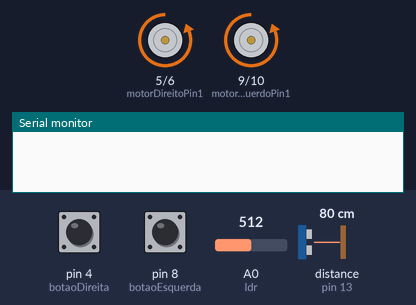
This sketch was run on a simulated Arduino Uno, built with avr-gcc and run on an emulated ATmega328P. On the bench: motor-driver pin pairs drawn as motors (green arrow = first pin HIGH = forward, orange = second pin HIGH = backward, longer = more drive), the last lines printed to the serial monitor. The inputs (shaded band) are chosen by the test bench; at power-on: distance to the obstacle (sensor on pin 13) 80 cm, pin 8 (botaoEsquerda) LOW, A0 (ldr) = 512, pin 4 (botaoDireita) LOW. The echo pulse lasts 58.3 µs per cm.

Above: at 1.2 s.
1.3 s: distance to the obstacle (sensor on pin 13) set to 16 cm
2.8 s: distance to the obstacle (sensor on pin 13) set to 13 cm
At 3.2 s:
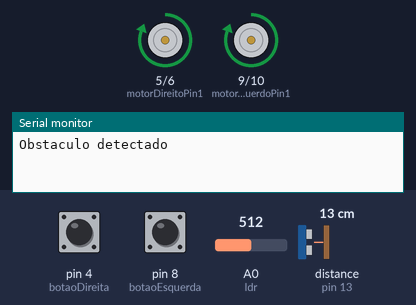
5.8 s: pin 8 (botaoEsquerda) pulled HIGH for 1 s
At 6.67 s:
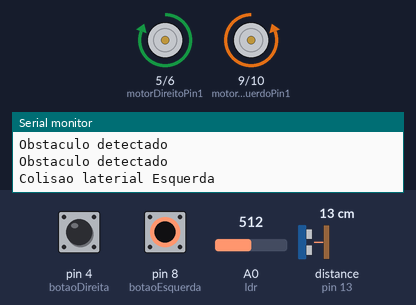
8.8 s: A0 (ldr) set to 887
11.8 s: A0 (ldr) set to 912
At 13.2 s:
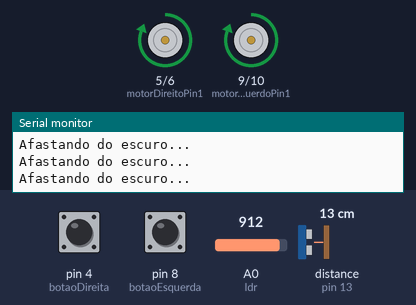
Timing chart, 0 to 14.8 s (numbered marks = the images above; inputs shaded):
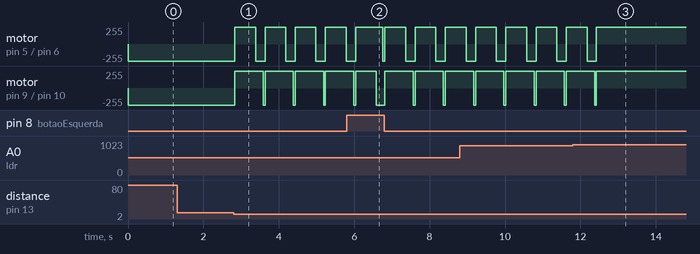

The sketch:

Robot01.ino
```cpp
#include <Ultrasonic.h>

#define echoPin 13
#define trigPin 12

const int botaoEsquerda = 8;
const int botaoDireita = 4;

int motorDireitoPin1 = 5;
int motorDireitoPin2 = 6;

int motorEsquerdoPin1 = 9;
int motorEsquerdoPin2 = 10;

int ldr = 0;

Ultrasonic distancia(12,13);

void setup() {
  Serial.begin(9600);
  pinMode(echoPin, INPUT);
  pinMode(trigPin, OUTPUT);

  pinMode(motorDireitoPin1, OUTPUT);
  pinMode(motorDireitoPin2, OUTPUT);

  pinMode(motorEsquerdoPin1, OUTPUT);
  pinMode(motorEsquerdoPin2, OUTPUT);

  pinMode(botaoEsquerda, INPUT);
  pinMode(botaoDireita, INPUT);
}

void loop() {

  if (digitalRead(botaoDireita) == HIGH) {
    Serial.println("Colisao laterial Direita");
    roboRe();
    delay(500);
    roboReEsquerda();
    delay(125);
    roboFrente();
  }

  if (digitalRead(botaoEsquerda) == HIGH) {
    Serial.println("Colisao laterial Esquerda");
    roboRe();
    delay(500);
    roboReDireita();
    delay(125);
    roboFrente();
  }

  if (leLuminosidade() > 900) {
    Serial.println("Luninosidade baixa detectada");
    while(leLuminosidade() > 900) {
      Serial.println("Afastando do escuro...");
      roboRe();
    }
    delay(125);
    roboReDireita();
    delay(250);
    roboFrente();
  }

  int dist = leDistancia();
  if (dist < 15 && dist != 0) {
    Serial.println("Obstaculo detectado");
    roboRe();
    delay(500);
    roboReEsquerda();
    delay(150);
    roboFrente();
  } else {
    roboFrente();
  }
}

int leLuminosidade() {
  int lum = analogRead(ldr);
  //Serial.print("Luminosidade: ");
  //Serial.println(lum);
  return lum;
}

int leDistancia() {
  digitalWrite(trigPin, LOW);
  delayMicroseconds(2);

  digitalWrite(trigPin, HIGH);
  delayMicroseconds(10);

  digitalWrite(trigPin, LOW);
  int cm = (distancia.Ranging(CM));
  //Serial.print("Distancia em CM: ");
  //Serial.println(cm);
  return cm;
}

void roboFrente() {
  motorDireitoFrente();
  motorEsquerdoFrente();
  delay(50);
}

void roboRe() {
  motorDireitoRe();
  motorEsquerdoRe();
  delay(50);
}

void roboReEsquerda() {
  motorDireitoFrente();
  motorEsquerdoRe();
  delay(50);
}

void roboReDireita() {
  motorEsquerdoFrente();
  motorDireitoRe();
  delay(50);
}

void roboParado() {
  motorDireitoParado();
  motorEsquerdoParado();
  delay(50);
}

void motorDireitoFrente() {
  digitalWrite(motorDireitoPin1, 0);
  digitalWrite(motorDireitoPin2, 1);
}

void motorEsquerdoFrente() {
  digitalWrite(motorEsquerdoPin1, 0);
  digitalWrite(motorEsquerdoPin2, 1);
}

void motorDireitoRe() {
  digitalWrite(motorDireitoPin1, 1);
  digitalWrite(motorDireitoPin2, 0);
}

void motorEsquerdoRe() {
  digitalWrite(motorEsquerdoPin1, 1);
  digitalWrite(motorEsquerdoPin2, 0);
}

void motorDireitoParado() {
  digitalWrite(motorDireitoPin1, 0);
  digitalWrite(motorDireitoPin2, 0);
}

void motorEsquerdoParado() {
  digitalWrite(motorEsquerdoPin1, 0);
  digitalWrite(motorEsquerdoPin2, 0);
}
```

Measured:
- the behaviour switches between 15 and 14 cm on distance to the obstacle (sensor on pin 13) (found by bisection; images 0 and 1)
- the behaviour switches between 900 and 901 on A0 (ldr) (found by bisection; images 2 and 3)
- after the input at 1.3 s, every drawn part: stays the same
- after the input at 2.8 s, motor on pin 5 (motorDireitoPin1) / pin 6 (motorDireitoPin2): alternates forward 255/255 for 0.55 s and backward 255/255 for 0.25 s, starting at once; motor on pin 9 (motorEsquerdoPin1) / pin 10 (motorEsquerdoPin2): backward 255/255 → forward 255/255 at once
- after the input at 11.8 s, motor on pin 5 (motorDireitoPin1) / pin 6 (motorDireitoPin2), motor on pin 9 (motorEsquerdoPin1) / pin 10 (motorEsquerdoPin2): goes on until 12.4 s, then stays forward 255/255
